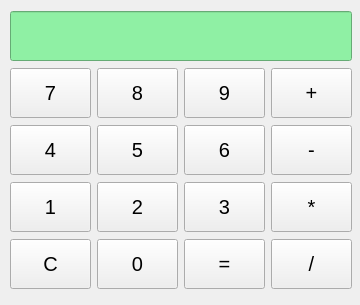
<?xml version="1.0" encoding="UTF-8"?>
<ui version="4.0">
 <class>Calculatrice</class>
 <widget class="QWidget" name="Calculatrice">
  <property name="geometry">
   <rect>
    <x>0</x>
    <y>0</y>
    <width>360</width>
    <height>305</height>
   </rect>
  </property>
  <property name="minimumSize">
   <size>
    <width>50</width>
    <height>50</height>
   </size>
  </property>
  <property name="windowTitle">
   <string>Calculatrice</string>
  </property>
  <widget class="QWidget" name="">
   <property name="geometry">
    <rect>
     <x>10</x>
     <y>10</y>
     <width>342</width>
     <height>284</height>
    </rect>
   </property>
   <layout class="QGridLayout" name="gridLayout">
    <item row="2" column="0">
     <layout class="QHBoxLayout" name="horizontalLayout_2">
      <item>
       <widget class="QPushButton" name="pushButton4">
        <property name="minimumSize">
         <size>
          <width>50</width>
          <height>50</height>
         </size>
        </property>
        <property name="font">
         <font>
          <pointsize>15</pointsize>
         </font>
        </property>
        <property name="text">
         <string>4</string>
        </property>
       </widget>
      </item>
      <item>
       <widget class="QPushButton" name="pushButton5">
        <property name="minimumSize">
         <size>
          <width>50</width>
          <height>50</height>
         </size>
        </property>
        <property name="font">
         <font>
          <pointsize>15</pointsize>
         </font>
        </property>
        <property name="text">
         <string>5</string>
        </property>
       </widget>
      </item>
      <item>
       <widget class="QPushButton" name="pushButton6">
        <property name="minimumSize">
         <size>
          <width>50</width>
          <height>50</height>
         </size>
        </property>
        <property name="font">
         <font>
          <pointsize>15</pointsize>
         </font>
        </property>
        <property name="text">
         <string>6</string>
        </property>
       </widget>
      </item>
      <item>
       <widget class="QPushButton" name="pushButtonSoustraire">
        <property name="minimumSize">
         <size>
          <width>50</width>
          <height>50</height>
         </size>
        </property>
        <property name="font">
         <font>
          <pointsize>15</pointsize>
         </font>
        </property>
        <property name="text">
         <string>-</string>
        </property>
       </widget>
      </item>
     </layout>
    </item>
    <item row="1" column="0">
     <layout class="QHBoxLayout" name="horizontalLayout">
      <item>
       <widget class="QPushButton" name="pushButton7">
        <property name="minimumSize">
         <size>
          <width>50</width>
          <height>50</height>
         </size>
        </property>
        <property name="font">
         <font>
          <pointsize>15</pointsize>
         </font>
        </property>
        <property name="text">
         <string>7</string>
        </property>
       </widget>
      </item>
      <item>
       <widget class="QPushButton" name="pushButton8">
        <property name="minimumSize">
         <size>
          <width>50</width>
          <height>50</height>
         </size>
        </property>
        <property name="font">
         <font>
          <pointsize>15</pointsize>
         </font>
        </property>
        <property name="text">
         <string>8</string>
        </property>
       </widget>
      </item>
      <item>
       <widget class="QPushButton" name="pushButton9">
        <property name="minimumSize">
         <size>
          <width>50</width>
          <height>50</height>
         </size>
        </property>
        <property name="font">
         <font>
          <pointsize>15</pointsize>
         </font>
        </property>
        <property name="text">
         <string>9</string>
        </property>
       </widget>
      </item>
      <item>
       <widget class="QPushButton" name="pushButtonAdditionner">
        <property name="minimumSize">
         <size>
          <width>50</width>
          <height>50</height>
         </size>
        </property>
        <property name="font">
         <font>
          <pointsize>15</pointsize>
         </font>
        </property>
        <property name="text">
         <string>+</string>
        </property>
       </widget>
      </item>
     </layout>
    </item>
    <item row="4" column="0">
     <layout class="QHBoxLayout" name="horizontalLayout_4">
      <item>
       <widget class="QPushButton" name="pushButtonEffacer">
        <property name="minimumSize">
         <size>
          <width>50</width>
          <height>50</height>
         </size>
        </property>
        <property name="font">
         <font>
          <pointsize>15</pointsize>
         </font>
        </property>
        <property name="text">
         <string>C</string>
        </property>
       </widget>
      </item>
      <item>
       <widget class="QPushButton" name="pushButton0">
        <property name="minimumSize">
         <size>
          <width>50</width>
          <height>50</height>
         </size>
        </property>
        <property name="font">
         <font>
          <pointsize>15</pointsize>
         </font>
        </property>
        <property name="text">
         <string>0</string>
        </property>
       </widget>
      </item>
      <item>
       <widget class="QPushButton" name="pushButtonEgal">
        <property name="minimumSize">
         <size>
          <width>50</width>
          <height>50</height>
         </size>
        </property>
        <property name="font">
         <font>
          <pointsize>15</pointsize>
         </font>
        </property>
        <property name="text">
         <string>=</string>
        </property>
       </widget>
      </item>
      <item>
       <widget class="QPushButton" name="pushButtonDiviser">
        <property name="minimumSize">
         <size>
          <width>50</width>
          <height>50</height>
         </size>
        </property>
        <property name="font">
         <font>
          <pointsize>15</pointsize>
         </font>
        </property>
        <property name="text">
         <string>/</string>
        </property>
       </widget>
      </item>
     </layout>
    </item>
    <item row="3" column="0">
     <layout class="QHBoxLayout" name="horizontalLayout_3">
      <item>
       <widget class="QPushButton" name="pushButton1">
        <property name="minimumSize">
         <size>
          <width>50</width>
          <height>50</height>
         </size>
        </property>
        <property name="font">
         <font>
          <pointsize>15</pointsize>
         </font>
        </property>
        <property name="text">
         <string>1</string>
        </property>
       </widget>
      </item>
      <item>
       <widget class="QPushButton" name="pushButton2">
        <property name="minimumSize">
         <size>
          <width>50</width>
          <height>50</height>
         </size>
        </property>
        <property name="font">
         <font>
          <pointsize>15</pointsize>
         </font>
        </property>
        <property name="text">
         <string>2</string>
        </property>
       </widget>
      </item>
      <item>
       <widget class="QPushButton" name="pushButton5_2">
        <property name="minimumSize">
         <size>
          <width>50</width>
          <height>50</height>
         </size>
        </property>
        <property name="font">
         <font>
          <pointsize>15</pointsize>
         </font>
        </property>
        <property name="text">
         <string>3</string>
        </property>
       </widget>
      </item>
      <item>
       <widget class="QPushButton" name="pushButtonMultiplier">
        <property name="minimumSize">
         <size>
          <width>50</width>
          <height>50</height>
         </size>
        </property>
        <property name="font">
         <font>
          <pointsize>15</pointsize>
         </font>
        </property>
        <property name="text">
         <string>*</string>
        </property>
       </widget>
      </item>
     </layout>
    </item>
    <item row="0" column="0">
     <widget class="QLineEdit" name="lineEditAfficheur">
      <property name="minimumSize">
       <size>
        <width>0</width>
        <height>50</height>
       </size>
      </property>
      <property name="styleSheet">
       <string notr="true">background-color: rgb(143, 240, 164);</string>
      </property>
      <property name="readOnly">
       <bool>true</bool>
      </property>
     </widget>
    </item>
   </layout>
  </widget>
 </widget>
 <resources/>
 <connections>
  <connection>
   <sender>pushButtonEffacer</sender>
   <signal>clicked()</signal>
   <receiver>lineEditAfficheur</receiver>
   <slot>clear()</slot>
   <hints>
    <hint type="sourcelabel">
     <x>35</x>
     <y>320</y>
    </hint>
    <hint type="destinationlabel">
     <x>214</x>
     <y>117</y>
    </hint>
   </hints>
  </connection>
 </connections>
</ui>
